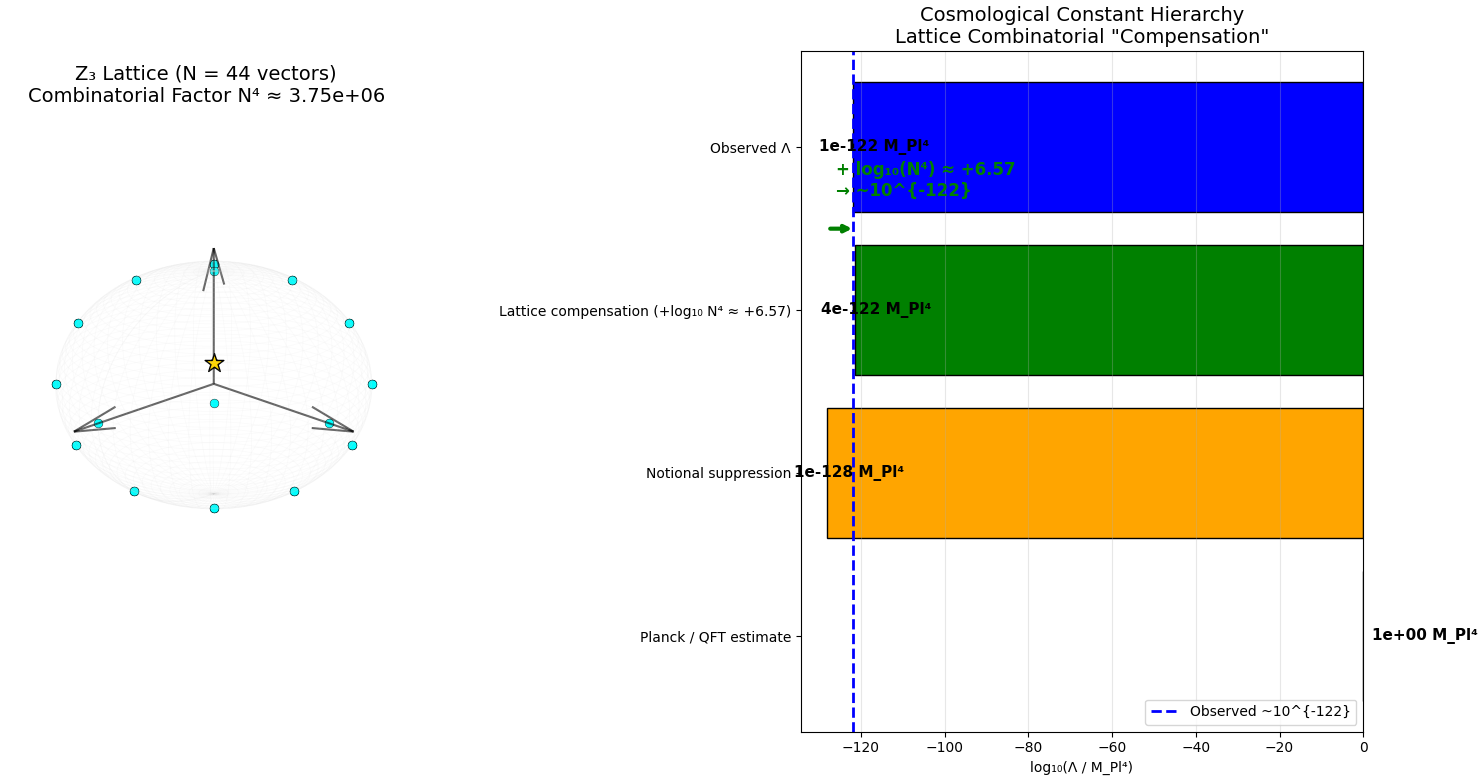

Here is the Python script that generated this plot:
import numpy as np
import matplotlib.pyplot as plt
from mpl_toolkits.mplot3d import Axes3D

# =============== 1. 生成并锁定44向量晶格 ===============
def generate_lattice_vectors():
    basis = np.eye(3)
    dem = np.array([1, 1, 1]) / np.sqrt(3)
    seed = np.vstack([basis, dem.reshape(1,3), -dem.reshape(1,3)])
    
    T = np.array([[0, 0, 1], [1, 0, 0], [0, 1, 0]])
    
    def apply(v):
        return T @ v
    
    unique_core = set()
    for v in seed:
        unique_core.add(tuple(np.round(v, 8)))
    
    current = seed.tolist()
    
    for level in range(15):
        new = []
        for v in current:
            v = np.array(v)
            v1 = apply(v)
            v2 = apply(v1)
            new += [v1, v2, v1-v, v2-v]
            
            cross = np.cross(v, v1)
            if np.linalg.norm(cross) > 1e-6:
                new.append(cross)
                new.append(cross / np.linalg.norm(cross))
        
        for nv in new:
            nv = np.array(nv)
            if np.linalg.norm(nv) > 1e-6:
                unique_core.add(tuple(np.round(nv, 8)))
        
        all_vecs = [np.array(u) for u in unique_core]
        all_vecs.sort(key=lambda x: (np.round(np.linalg.norm(x), 4), np.sum(np.abs(x))))
        
        if len(all_vecs) >= 44:
            ground_state = all_vecs[:44]
            break
        current = all_vecs[:100]
    
    print(f"生成向量总数 (锁定): {len(ground_state)}")
    return ground_state

vectors = generate_lattice_vectors()
vectors_normed = [v / np.linalg.norm(v) if np.linalg.norm(v) > 1e-8 else v for v in vectors]

# =============== 2. 组合因子计算 ===============
N = len(vectors)  # 44
combinatorial_factor = N**4
print(f"4-point combinatorial factor N^4 = {N}^4 = {combinatorial_factor:.2e}")

# Notional values for illustration
planck_scale = 0          # log10(Λ / M_Pl^4) = 0
qft_estimate = 0          # naive QFT ~ M_Pl^4
notional_suppression = -128
observed_cc = -122
compensation_needed = 6   # ~10^6 to bridge -128 → -122

# =============== 3. 可视化：左3D晶格 + 右尺度图 ===============
fig = plt.figure(figsize=(16, 8))
fig.patch.set_facecolor('white')

# 左图：44向量晶格
ax1 = fig.add_subplot(121, projection='3d')
ax1.set_facecolor('white')

u, v = np.mgrid[0:2*np.pi:100j, 0:np.pi:100j]
x = np.cos(u) * np.sin(v)
y = np.sin(u) * np.sin(v)
z = np.cos(v)
ax1.plot_wireframe(x, y, z, color='lightgray', alpha=0.1, linewidth=0.5)

ax1.quiver(0,0,0,1,0,0, length=1.2, color='black', alpha=0.6)
ax1.quiver(0,0,0,0,1,0, length=1.2, color='black', alpha=0.6)
ax1.quiver(0,0,0,0,0,1, length=1.2, color='black', alpha=0.6)

for vec in vectors_normed:
    ax1.scatter(vec[0], vec[1], vec[2], c='cyan', s=40, edgecolors='black', linewidth=0.3)

dem = np.array([1,1,1])/np.sqrt(3)
ax1.scatter(dem[0], dem[1], dem[2], c='gold', s=200, marker='*', edgecolors='black')

ax1.set_axis_off()
ax1.view_init(elev=20, azim=45)
ax1.set_title(f"Z₃ Lattice (N = {N} vectors)\nCombinatorial Factor N⁴ ≈ {combinatorial_factor:.2e}", fontsize=14)

# 右图：宇宙常数尺度层次（对数图）
ax2 = fig.add_subplot(122)
ax2.set_facecolor('white')

scales = {
    'Planck / QFT estimate': 0,
    'Notional suppression': notional_suppression,
    'Lattice compensation (+log₁₀ N⁴ ≈ +6.57)': notional_suppression + np.log10(combinatorial_factor),
    'Observed Λ': observed_cc
}

logs = list(scales.values())
names = list(scales.keys())

y_pos = np.arange(len(names))
colors = ['red', 'orange', 'green', 'blue']
bars = ax2.barh(y_pos, logs, color=colors, edgecolor='black')

# 标注
for i, (name, logval) in enumerate(scales.items()):
    ax2.text(logval + 2 if logval >= 0 else logval - 8, y_pos[i], f'{10**logval:.0e} M_Pl⁴', 
             va='center', fontsize=11, fontweight='bold')

ax2.set_yticks(y_pos)
ax2.set_yticklabels(names)
ax2.set_xlabel('log₁₀(Λ / M_Pl⁴)')
ax2.set_title('Cosmological Constant Hierarchy\nLattice Combinatorial "Compensation"', fontsize=14)
ax2.grid(True, axis='x', alpha=0.3)
ax2.axvline(observed_cc, color='blue', linestyle='--', linewidth=2, label='Observed ~10^{-122}')
ax2.legend()

# 箭头展示补偿
ax2.annotate('', xy=(notional_suppression + np.log10(combinatorial_factor), 2.5),
             xytext=(notional_suppression, 2.5),
             arrowprops=dict(arrowstyle='->', lw=3, color='green'))
ax2.text(notional_suppression + 2, 2.7, f'+ log₁₀(N⁴) ≈ +6.57\n→ ~10^{{-122}}', color='green', fontsize=12, fontweight='bold')

plt.tight_layout()
plt.show()
